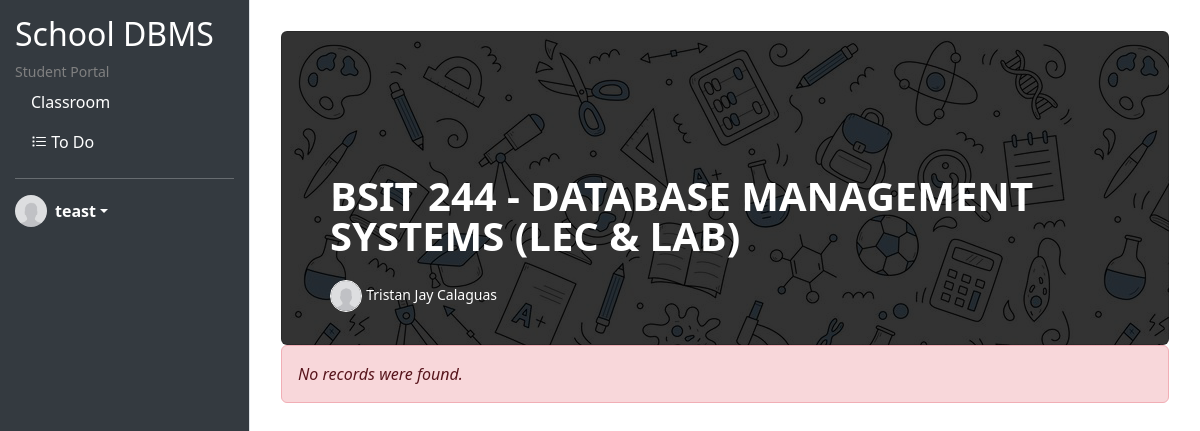
Before: /ui-studentClass.php (signed in) with the older database file.
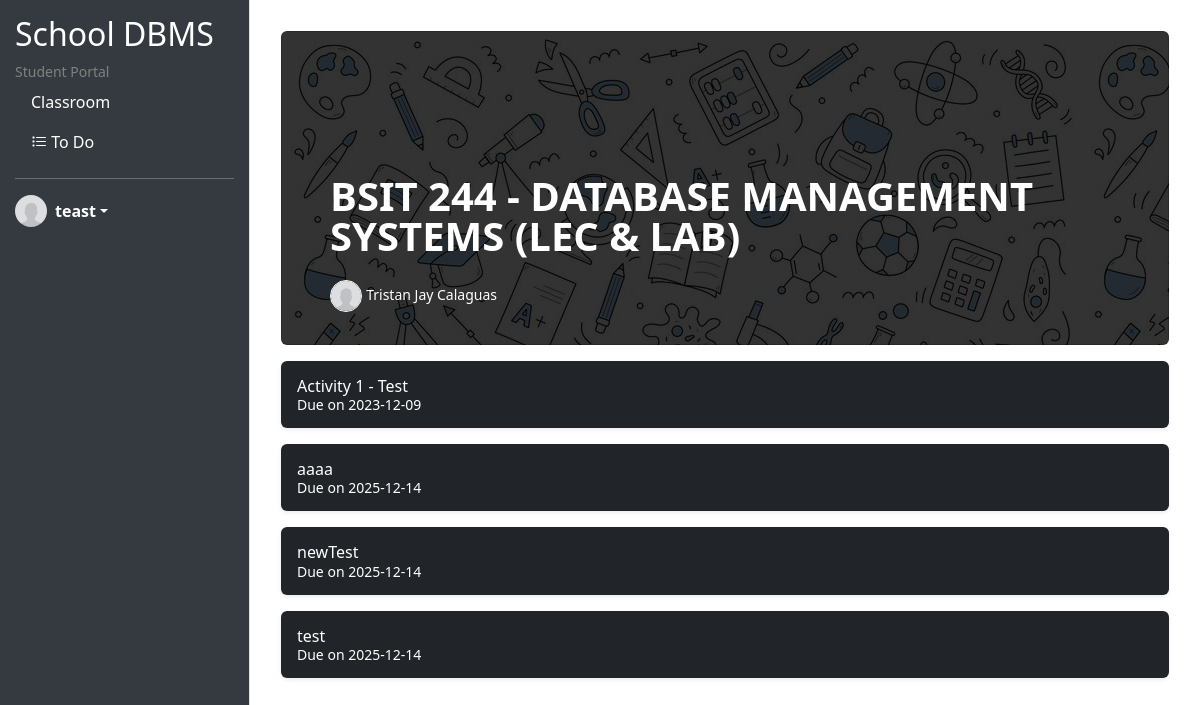
After: the same page with the newer database file.
### tables this page shows
CREATE TABLE `tests` (
  `id` int(11) NOT NULL,
  `testName` varchar(255) NOT NULL,
  `dueDate` date NOT NULL,
  `description` text NOT NULL,
  `classCode` varchar(50) NOT NULL
);

### session.php (called while the page is built, shortened)
<?php
   $nickname = $_SESSION['nickname'];
?>

### ui-studentClass.php (the view, shortened to what this page needs)
<?php
include('session.php');
require_once "config.php";
?>
<!doctype html>
<html lang="en" data-bs-theme="auto">
<head>
    <link rel="stylesheet" href="https://cdn.jsdelivr.net/npm/bootstrap-icons@1.11.3/font/bootstrap-icons.min.css">
    <link href="https://cdn.jsdelivr.net/npm/bootstrap@5.3.2/dist/css/bootstrap.min.css" rel="stylesheet"
 />
</head>
<body>
    <div class="wrapper">
        <div class="sidebar">
            <h2>School DBMS</h2>
            <small style="color:grey;">Student Portal</small>
            <ul class="nav flex-column">
                <li class="nav-item">
                    <a class="nav-link active" href="ui-classroom-v2.php">Classroom</a>
                </li>
                <li class="nav-item">
                    <a class="nav-link" href="#"> <i class="bi bi-list-task"></i> To Do</a>
                </li>
            </ul>
            <hr>
            <div class="dropdown">
                <a href="#" class="d-flex align-items-center text-white text-decoration-none dropdown-toggle"
                    data-bs-toggle="dropdown" aria-expanded="false">
                    <img src="img/avatar-placeholder.jpg" alt="" width="32" height="32" class="rounded-circle me-2">
                    <strong><?php echo $nickname;?></strong>
                </a>
            </div>
        </div>
        <div class="content">
            <div class="container-fluid p-3">
                <div class="col">
                    <div class="card card-cover h-100 overflow-hidden text-bg-dark rounded"
                        style="background-image: url('img/sci.png');">
                        <div class="d-flex flex-column h-100 p-5 pb-3 text-white text-shadow-1">
                            <h4 class="pt-5 mt-5 mb-4 display-6 lh-1 fw-bold">BSIT 244 - DATABASE MANAGEMENT SYSTEMS
                                (LEC & LAB)</h4>
                            <ul class="d-flex list-unstyled mt-auto">
                                <li class="me-auto">
                                    <img src="img/avatar-placeholder.jpg" alt="Bootstrap" width="32" height="32"
                                        class="rounded-circle border border-white">
                                    <small>Tristan Jay Calaguas</small>
                                </li>
                            </ul>
                        </div>
                    </div>
                </div>
                <?php
                $sql = "SELECT * FROM tests";
                if ($result = mysqli_query($link, $sql)) {
                    if (mysqli_num_rows($result) > 0) {
                        while ($row = mysqli_fetch_array($result)) {
                            echo '<div class="d-flex align-items-center p-3 my-3 text-white bg-dark rounded shadow-sm">';
                            echo '<a href="#activity' . $row['id'] . 'Details" class="text-white text-decoration-none w-100" data-bs-toggle="collapse" role="button" aria-expanded="false" aria-controls="activity' . $row['id'] . 'Details">';
                            echo '<div class="lh-1">';
                            echo '<h2 class="h6 mb-0 text-white">' . $row['testName'] . '</h2>';
                            echo '<small>Due on ' . $row['dueDate'] . '</small>';
                            echo '</div>';
                            echo '</a>';
                            echo '</div>';
                        }
                    } else {
                        echo '<div class="alert alert-danger"><em>No records were found.</em></div>';
                    }
                } else {
                    echo "Oops! Something went wrong. Please try again later.";
                }
                ?>
            </div>
        </div>
    </div>
</body>
</html>

Changed rows visible on the page:
added tests: testName "Activity 1 - Test", dueDate "2023-12-09"
added tests: testName "aaaa", dueDate "2025-12-14"
added tests: testName "newTest", dueDate "2025-12-14"
added tests: testName "test", dueDate "2025-12-14"
Other visible differences:
text no longer shown: "No records were found."
